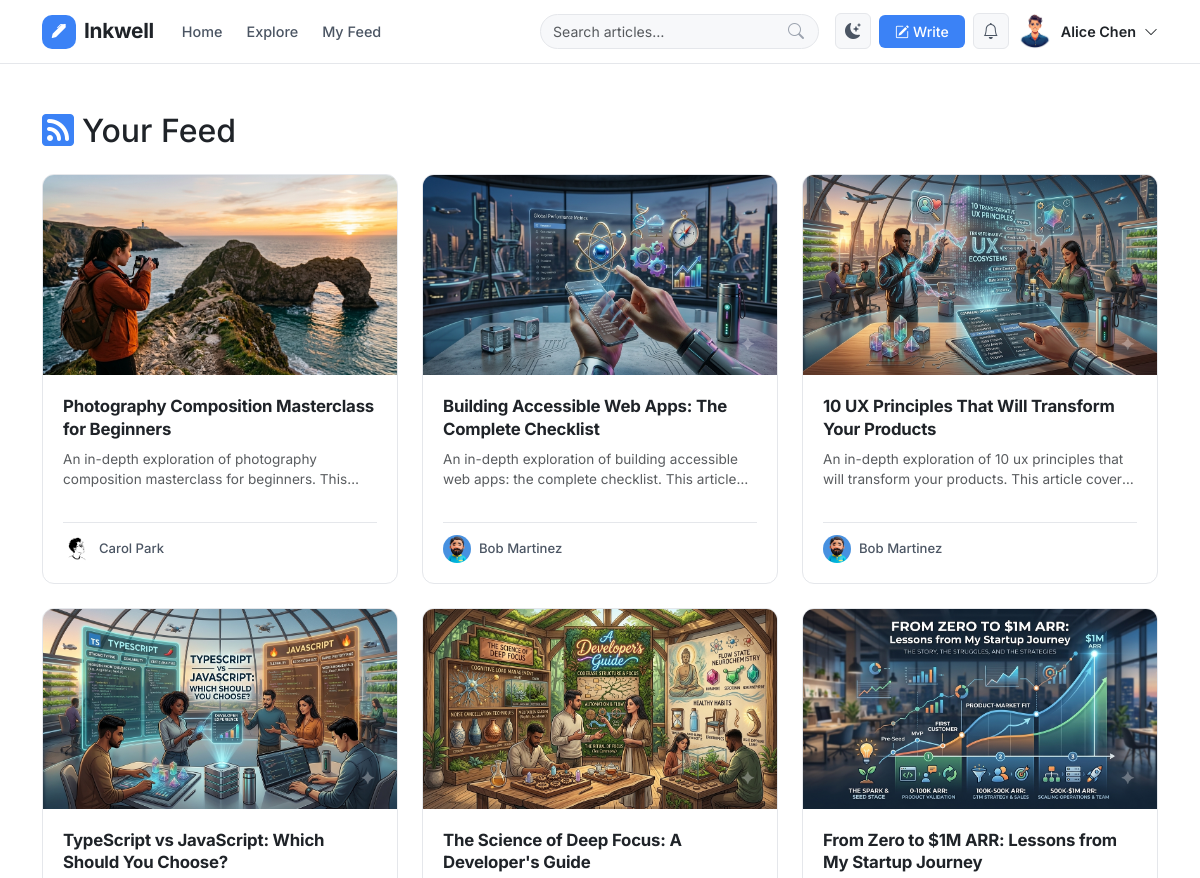
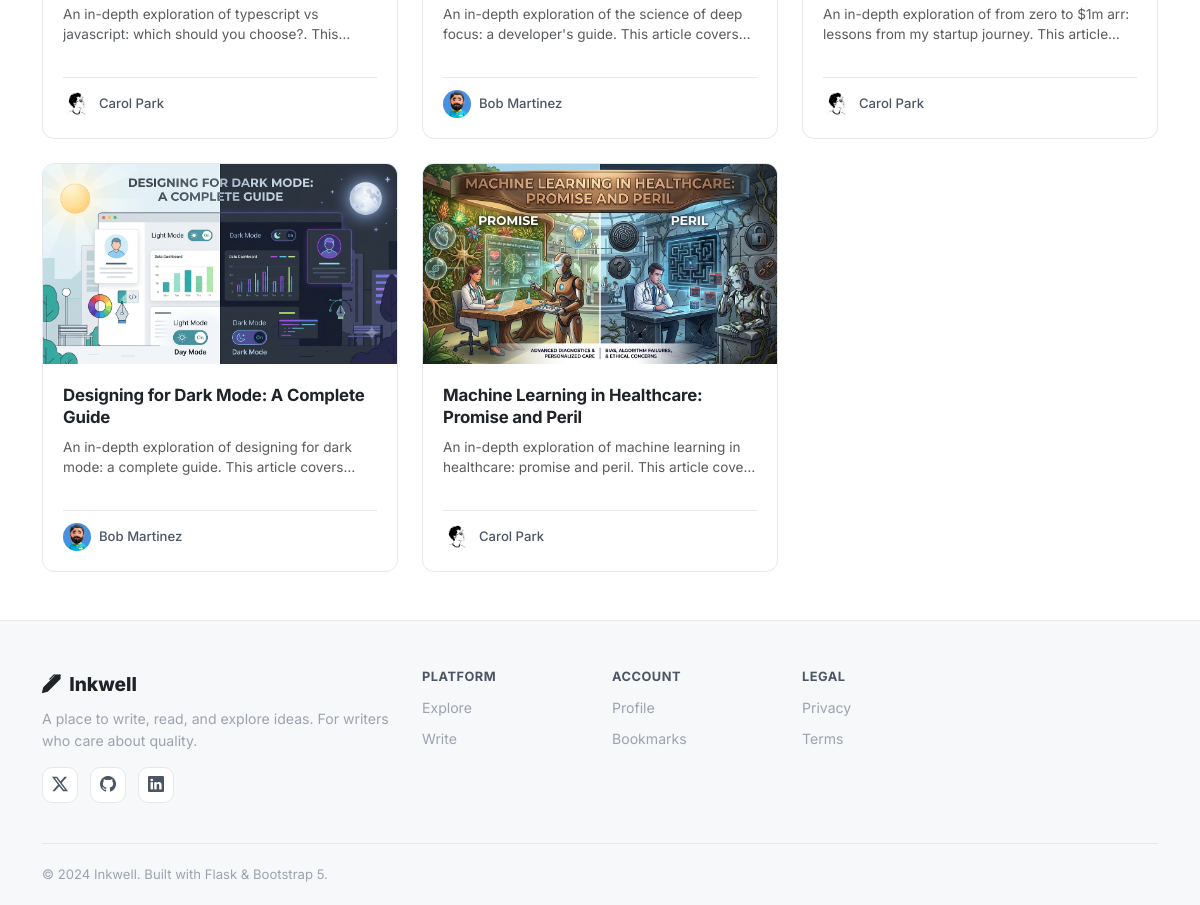
The app's page /users/feed (signed in) with its own data (2 pictures, top to bottom).
### app/models/user.py (models this page shows, shortened)
class User(db.Model):
    __tablename__ = "users"
    id = db.Column(db.Integer, primary_key=True)
    username = db.Column(db.String(64), unique=True, nullable=False, index=True)
    email = db.Column(db.String(120), unique=True, nullable=False, index=True)
    password_hash = db.Column(db.String(256), nullable=False)
    display_name = db.Column(db.String(100))
    bio = db.Column(db.Text)
    avatar_url = db.Column(db.String(255), default="default_avatar.png")
    website = db.Column(db.String(255))
    twitter = db.Column(db.String(100))
    github = db.Column(db.String(100))
    linkedin = db.Column(db.String(100))
    role = db.Column(db.String(20), default="user")  # user | author | admin
    is_active = db.Column(db.Boolean, default=True)
    is_email_verified = db.Column(db.Boolean, default=False)
    created_at = db.Column(db.DateTime, default=datetime.utcnow)
    updated_at = db.Column(db.DateTime, default=datetime.utcnow, onupdate=datetime.utcnow)
    last_seen = db.Column(db.DateTime)
    posts = db.relationship("Post", backref="author", lazy="dynamic", cascade="all, delete-orphan")
    comments = db.relationship("Comment", backref="author", lazy="dynamic", cascade="all, delete-orphan")
    likes = db.relationship("Like", backref="user", lazy="dynamic", cascade="all, delete-orphan")
    bookmarks = db.relationship("Bookmark", backref="user", lazy="dynamic", cascade="all, delete-orphan")
    notifications = db.relationship("Notification", backref="recipient", lazy="dynamic",
                                    foreign_keys="Notification.user_id", cascade="all, delete-orphan")
    followed = db.relationship(
        "User",
        secondary=followers_table,
        primaryjoin=(followers_table.c.follower_id == id),
        secondaryjoin=(followers_table.c.followed_id == id),
        backref=db.backref("followers", lazy="dynamic"),
        lazy="dynamic",
    )

### app/models/post.py (models this page shows, shortened)
class Post(db.Model):
    __tablename__ = "posts"
    id = db.Column(db.Integer, primary_key=True)
    title = db.Column(db.String(255), nullable=False)
    slug = db.Column(db.String(300), unique=True, nullable=False, index=True)
    excerpt = db.Column(db.String(500))
    content = db.Column(db.Text, nullable=False)
    cover_image = db.Column(db.String(255))
    status = db.Column(db.String(20), default="draft")  # draft | published | flagged
    is_featured = db.Column(db.Boolean, default=False)
    view_count = db.Column(db.Integer, default=0)
    reading_time = db.Column(db.Integer, default=1)  # minutes
    author_id = db.Column(db.Integer, db.ForeignKey("users.id"), nullable=False)
    category_id = db.Column(db.Integer, db.ForeignKey("categories.id"))
    created_at = db.Column(db.DateTime, default=datetime.utcnow)
    updated_at = db.Column(db.DateTime, default=datetime.utcnow, onupdate=datetime.utcnow)
    published_at = db.Column(db.DateTime)
    comments = db.relationship("Comment", backref="post", lazy="dynamic",
                                cascade="all, delete-orphan")
    bookmarks = db.relationship("Bookmark", backref="post", lazy="dynamic",
                                 cascade="all, delete-orphan")
    tags = db.relationship("Tag", secondary=post_tags, backref=db.backref("posts", lazy="dynamic"))

### app/blueprints/users/__init__.py (the view)
@users_bp.route("/feed")
def feed():
    current_user = get_current_user()
    if not current_user:
        return redirect(url_for("auth.login"))
    page = request.args.get("page", 1, type=int)
    followed_ids = [u.id for u in current_user.followed.all()]
    posts = Post.query.filter(
        Post.author_id.in_(followed_ids),
        Post.status == "published"
    ).order_by(Post.published_at.desc()).paginate(page=page, per_page=12, error_out=False)
    return render_template("users/feed.html", posts=posts, current_user=current_user)

### app/blueprints/users/__init__.py (called while the page is built)
def get_current_user():
    uid = session.get("user_id")
    return User.query.get(uid) if uid else None

### app/templates/users/feed.html (shortened to what this page needs)
{% extends "base.html" %}
{% block content %}
<div class="container py-5">
  <h2 class="mb-4"><i class="bi bi-rss-fill me-2 text-primary"></i>Your Feed</h2>
  {% if posts.items %}
  <div class="posts-grid">
    {% for post in posts.items %}
    <article class="post-card" data-aos="fade-up">
      <a href="{{ url_for('posts.detail', slug=post.slug) }}" class="post-card-image-link">
        {% if post.cover_image %}
        <img src="{{ url_for('static', filename=post.cover_image) }}" alt="{{ post.title }}" class="post-card-img" loading="lazy" onerror="this.parentElement.classList.add('no-image')">
        {% else %}
        <div class="post-card-img-placeholder"><i class="bi bi-journal-text"></i></div>
        {% endif %}
      </a>
      <div class="post-card-body">
        <h5 class="post-card-title"><a href="{{ url_for('posts.detail', slug=post.slug) }}">{{ post.title }}</a></h5>
        <p class="post-card-excerpt text-muted">{{ post.excerpt or (post.content|striptags)[:100] }}…</p>
        <div class="post-card-footer">
          <a href="{{ url_for('users.profile', username=post.author.username) }}" class="author-link-sm">
            <img src="{{ url_for('static', filename=post.author.avatar_url) }}" alt="{{ post.author.username }}" class="avatar-xs rounded-circle" onerror="this.src='/static/images/default_avatar.png'">
            <span>{{ post.author.display_name or post.author.username }}</span>
          </a>
        </div>
      </div>
    </article>
    {% endfor %}
  </div>
  {% else %}
  <div class="empty-state">
    <i class="bi bi-people"></i>
    <p>Follow some authors to see their posts here.</p>
    <a href="{{ url_for('posts.index') }}" class="btn btn-primary rounded-pill">Discover Writers</a>
  </div>
  {% endif %}
</div>
{% endblock %}

### app/templates/base.html (shortened to what this page needs)
<!DOCTYPE html>
<html lang="en" data-bs-theme="light">
<head>
  <link href="https://cdn.jsdelivr.net/npm/bootstrap@5.3.2/dist/css/bootstrap.min.css" rel="stylesheet">
  <link href="https://cdn.jsdelivr.net/npm/bootstrap-icons@1.11.3/font/bootstrap-icons.min.css" rel="stylesheet">
  <link href="https://unpkg.com/aos@2.3.4/dist/aos.css" rel="stylesheet">
  <link rel="stylesheet" href="{{ url_for('static', filename='css/main.css') }}">
</head>
<body class="d-flex flex-column min-vh-100">
<nav class="navbar navbar-expand-lg navbar-main sticky-top" id="mainNavbar">
  <div class="container">
    <a class="navbar-brand" href="{{ url_for('main.index') }}">
      <span class="brand-icon"><i class="bi bi-pen-fill"></i></span>
      <span class="brand-text">Inkwell</span>
    </a>
    <div class="collapse navbar-collapse" id="navbarNav">
      <ul class="navbar-nav me-auto">
        <li class="nav-item">
          <a class="nav-link {% if request.endpoint == 'main.index' %}active{% endif %}" href="{{ url_for('main.index') }}">Home</a>
        </li>
        <li class="nav-item">
          <a class="nav-link" href="{{ url_for('posts.index') }}">Explore</a>
        </li>
        {% if current_user %}
        <li class="nav-item">
          <a class="nav-link" href="{{ url_for('users.feed') }}">My Feed</a>
        </li>
        {% endif %}
      </ul>
      <form class="d-flex me-3 search-form" action="{{ url_for('posts.index') }}" method="GET">
        <div class="input-group search-input-group">
          <input type="search" name="q" class="form-control" placeholder="Search articles…" value="{{ request.args.get('q', '') }}">
          <button class="btn btn-search" type="submit"><i class="bi bi-search"></i></button>
        </div>
      </form>
      <ul class="navbar-nav align-items-center gap-2">
        <li class="nav-item">
          <button class="btn btn-theme-toggle" id="themeToggle" title="Toggle dark mode">
            <i class="bi bi-moon-stars-fill" id="themeIcon"></i>
          </button>
        </li>
        {% if current_user %}
        <li class="nav-item">
          <a class="btn btn-write" href="{{ url_for('posts.create') }}">
            <i class="bi bi-pencil-square me-1"></i>Write
          </a>
        </li>
        <li class="nav-item dropdown">
          <button class="btn btn-icon-nav" data-bs-toggle="dropdown">
            <i class="bi bi-bell"></i>
          </button>
        </li>
        <li class="nav-item dropdown">
          <button class="btn p-0 border-0 d-flex align-items-center gap-2" data-bs-toggle="dropdown" id="userMenuBtn">
            <img src="{{ url_for('static', filename=current_user.avatar_url) if current_user.avatar_url else url_for('static', filename='images/default_avatar.png') }}"
                 alt="{{ current_user.username }}" class="avatar-sm rounded-circle" onerror="this.src='/static/images/default_avatar.png'">
            <span class="user-name d-none d-lg-inline">{{ current_user.display_name or current_user.username }}</span>
            <i class="bi bi-chevron-down small"></i>
          </button>
        </li>
        {% endif %}
      </ul>
    </div>
  </div>
</nav>
<main class="flex-grow-1">
  {% block content %}{% endblock %}
</main>
<footer class="site-footer mt-auto">
  <div class="container">
    <div class="row gy-4">
      <div class="col-lg-4">
        <div class="footer-brand">
          <i class="bi bi-pen-fill me-2"></i><span>Inkwell</span>
        </div>
        <p class="footer-tagline">A place to write, read, and explore ideas. For writers who care about quality.</p>
        <div class="social-links">
          <a href="https://x.com/snehitsabale" target="_blank" rel="noopener"><i class="bi bi-twitter-x"></i></a>
          <a href="https://github.com/snehitsabale2108" target="_blank" rel="noopener"><i class="bi bi-github"></i></a>
          <a href="https://www.linkedin.com/in/snehit-sabale-09916b2a3/" target="_blank" rel="noopener"><i class="bi bi-linkedin"></i></a>
        </div>
      </div>
      <div class="col-6 col-lg-2">
        <h6 class="footer-heading">Platform</h6>
        <ul class="footer-links">
          <li><a href="{{ url_for('posts.index') }}">Explore</a></li>
          <li><a href="{{ url_for('posts.create') if current_user else url_for('auth.register') }}">Write</a></li>
        </ul>
      </div>
      <div class="col-6 col-lg-2">
        <h6 class="footer-heading">Account</h6>
        <ul class="footer-links">
          {% if current_user %}
          <li><a href="{{ url_for('users.profile', username=current_user.username) }}">Profile</a></li>
          <li><a href="{{ url_for('users.bookmarks') }}">Bookmarks</a></li>
          {% else %}
          <li><a href="{{ url_for('auth.register') }}">Sign Up</a></li>
          <li><a href="{{ url_for('auth.login') }}">Sign In</a></li>
          {% endif %}
        </ul>
      </div>
      <div class="col-6 col-lg-2">
        <h6 class="footer-heading">Legal</h6>
        <ul class="footer-links">
          <li><a href="{{ url_for('main.privacy') }}">Privacy</a></li>
          <li><a href="{{ url_for('main.terms') }}">Terms</a></li>
        </ul>
      </div>
    </div>
    <div class="footer-bottom">
      <span>© {{ 2024 }} Inkwell. Built with Flask &amp; Bootstrap 5.</span>
    </div>
  </div>
</footer>
</body>
</html>

### records on screen
User: avatar_url (picture), display_name "Alice Chen"
Post: cover_image (picture), title "Photography Composition Masterclass for Beginners", excerpt "An in-depth exploration of photography composition masterclass for beginners.…", avatar_url (picture), author "Carol Park"
Post: cover_image (picture), title "Building Accessible Web Apps: The Complete Checklist", excerpt "An in-depth exploration of building accessible web apps: the complete checklist. This…", avatar_url (picture), author "Bob Martinez"
Post: cover_image (picture), title "10 UX Principles That Will Transform Your Products", excerpt "An in-depth exploration of 10 ux principles that will transform your products. This article…", avatar_url (picture), author "Bob Martinez"
Post: cover_image (picture), title "TypeScript vs JavaScript: Which Should You Choose?", excerpt "An in-depth exploration of typescript vs javascript: which should you choose?.…", avatar_url (picture), author "Carol Park"
Post: cover_image (picture), title "The Science of Deep Focus: A Developer's Guide", excerpt "An in-depth exploration of the science of deep focus: a developer's guide. This article…", avatar_url (picture), author "Bob Martinez"
Post: cover_image (picture), title "From Zero to $1M ARR: Lessons from My Startup Journey", excerpt "An in-depth exploration of from zero to $1m arr: lessons from my startup journey. This…", avatar_url (picture), author "Carol Park"
Post: cover_image (picture), title "Designing for Dark Mode: A Complete Guide", excerpt "An in-depth exploration of designing for dark mode: a complete guide. This article…", avatar_url (picture), author "Bob Martinez"
Post: cover_image (picture), title "Machine Learning in Healthcare: Promise and Peril", excerpt "An in-depth exploration of machine learning in healthcare: promise and peril. This article…", avatar_url (picture), author "Carol Park"

### other values on screen
{{ 2024 }} "2024"
